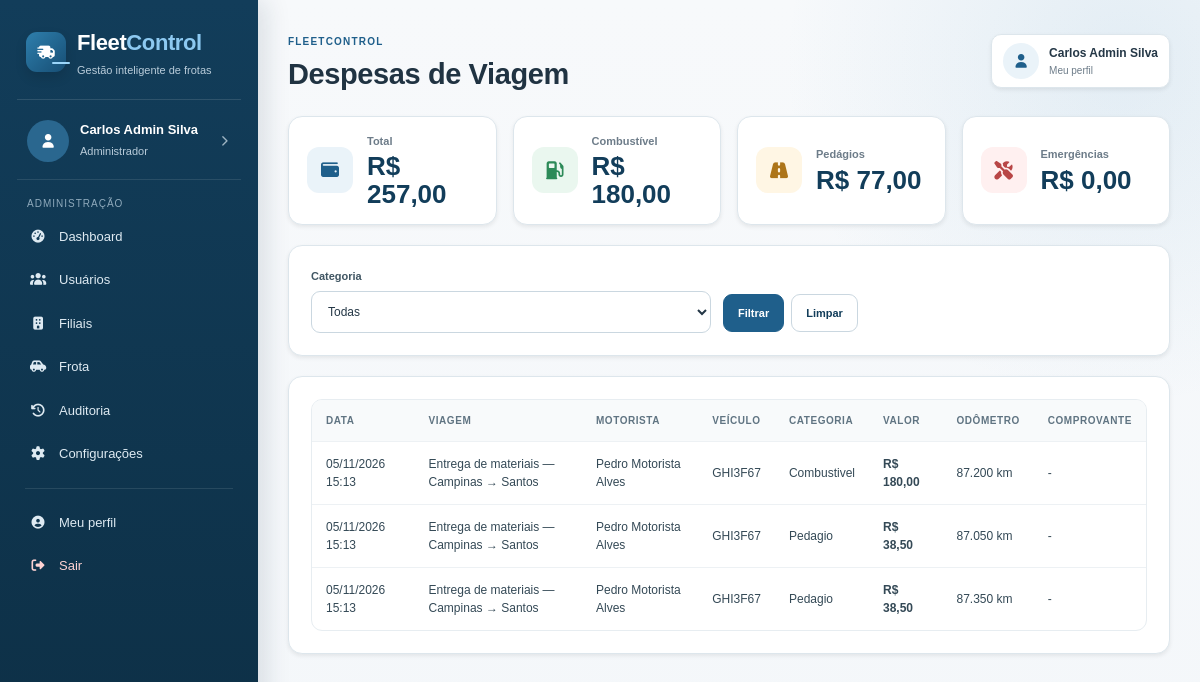
The page /gerente/despesas.php (signed in) on the database its author committed.
### tables this page shows
CREATE TABLE despesas_viagem (
    id                  INT UNSIGNED    NOT NULL AUTO_INCREMENT,
    viagem_id           INT UNSIGNED    NOT NULL,
    categoria           ENUM('combustivel','pedagio','manutencao_emergencia') NOT NULL,
    valor               DECIMAL(10,2)   NOT NULL,
    odometro_momento    INT UNSIGNED    DEFAULT NULL,
    comprovante_caminho VARCHAR(255)    DEFAULT NULL,
    lancado_em          DATETIME        NOT NULL DEFAULT CURRENT_TIMESTAMP,
    PRIMARY KEY (id),
    CONSTRAINT fk_despesa_viagem
        FOREIGN KEY (viagem_id) REFERENCES viagens(id)
        ON UPDATE CASCADE ON DELETE CASCADE
);

CREATE TABLE viagens (
    id                          INT UNSIGNED    NOT NULL AUTO_INCREMENT,
    veiculo_id                  INT UNSIGNED    NOT NULL,
    motorista_id                INT UNSIGNED    NOT NULL,
    gerente_id                  INT UNSIGNED    NOT NULL,
    filial_id                   INT UNSIGNED    DEFAULT NULL,
    descricao_rota              TEXT            NOT NULL,
    data_partida                DATETIME        NOT NULL,
    previsao_retorno            DATETIME        NOT NULL,
    retorno_real                DATETIME        DEFAULT NULL,
    status                      ENUM('agendada','em_andamento','concluida','cancelada') NOT NULL DEFAULT 'agendada',
    odometro_inicial            INT UNSIGNED    DEFAULT NULL,
    odometro_final              INT UNSIGNED    DEFAULT NULL,
    combustivel_inicial         DECIMAL(4,1)    DEFAULT NULL,
    combustivel_final           DECIMAL(4,1)    DEFAULT NULL,
    observacoes_encerramento    TEXT            DEFAULT NULL,
    criado_em                   DATETIME        NOT NULL DEFAULT CURRENT_TIMESTAMP,
    PRIMARY KEY (id),
    CONSTRAINT fk_viagem_veiculo
        FOREIGN KEY (veiculo_id)   REFERENCES veiculos(id)            ON UPDATE CASCADE,
    CONSTRAINT fk_viagem_motorista
        FOREIGN KEY (motorista_id) REFERENCES motoristas(usuario_id)  ON UPDATE CASCADE,
    CONSTRAINT fk_viagem_gerente
        FOREIGN KEY (gerente_id)   REFERENCES usuarios(id)            ON UPDATE CASCADE,
    CONSTRAINT fk_viagem_filial
        FOREIGN KEY (filial_id)    REFERENCES filiais(id)             ON UPDATE CASCADE ON DELETE SET NULL
);

CREATE TABLE usuarios (
    id                  INT UNSIGNED    NOT NULL AUTO_INCREMENT,
    nome                VARCHAR(100)    NOT NULL,
    cpf                 VARCHAR(14)     NOT NULL,
    rg                  VARCHAR(20)     DEFAULT NULL,
    email               VARCHAR(150)    NOT NULL,
    telefone            VARCHAR(20)     DEFAULT NULL,
    foto                VARCHAR(255)    DEFAULT NULL,
    senha_hash          VARCHAR(255)    NOT NULL,
    perfil              ENUM('admin','gerente','motorista') NOT NULL,
    filial_id           INT UNSIGNED    DEFAULT NULL,
    ativo               TINYINT(1)      NOT NULL DEFAULT 1,
    token_recuperacao   VARCHAR(100)    DEFAULT NULL,
    token_expiracao     DATETIME        DEFAULT NULL,
    criado_em           DATETIME        NOT NULL DEFAULT CURRENT_TIMESTAMP,
    PRIMARY KEY (id),
    UNIQUE KEY uq_usuario_cpf   (cpf),
    UNIQUE KEY uq_usuario_email (email),
    CONSTRAINT fk_usuario_filial
        FOREIGN KEY (filial_id) REFERENCES filiais(id)
        ON UPDATE CASCADE ON DELETE SET NULL
);

CREATE TABLE veiculos (
    id                      INT UNSIGNED    NOT NULL AUTO_INCREMENT,
    placa                   VARCHAR(8)      NOT NULL,
    modelo                  VARCHAR(80)     NOT NULL,
    marca                   VARCHAR(60)     NOT NULL,
    chassi                  VARCHAR(17)     NOT NULL,
    renavam                 VARCHAR(11)     NOT NULL,
    ano                     YEAR            NOT NULL,
    categoria_cnh_exigida   ENUM('A','B','C','D','E') NOT NULL DEFAULT 'B',
    odometro_inicial        INT UNSIGNED    NOT NULL DEFAULT 0,
    odometro_atual          INT UNSIGNED    NOT NULL DEFAULT 0,
    status                  ENUM('disponivel','reservado','em_transito','manutencao') NOT NULL DEFAULT 'disponivel',
    filial_id               INT UNSIGNED    DEFAULT NULL,
    ativo                   TINYINT(1)      NOT NULL DEFAULT 1,
    criado_em               DATETIME        NOT NULL DEFAULT CURRENT_TIMESTAMP,
    PRIMARY KEY (id),
    UNIQUE KEY uq_veiculo_placa   (placa),
    UNIQUE KEY uq_veiculo_chassi  (chassi),
    UNIQUE KEY uq_veiculo_renavam (renavam),
    CONSTRAINT fk_veiculo_filial
        FOREIGN KEY (filial_id) REFERENCES filiais(id)
        ON UPDATE CASCADE ON DELETE SET NULL
);

### funcoes.php (called while the page is built, shortened)
<?php
function escapar($texto)
{
    return htmlspecialchars((string) $texto, ENT_QUOTES, 'UTF-8');
}
function data_hora_br($data)
{
    return date('d/m/Y H:i', strtotime($data));
}
function moeda_br($valor)
{
    return 'R$ ' . number_format((float) $valor, 2, ',', '.');
}
?>

### gerente/despesas.php (the view, shortened to what this page needs)
<?php
include "../conexao.php";
include "../funcoes.php";
$perfil_atual = $_SESSION['usuario']['perfil'];
$visao_global = $perfil_atual === 'admin';
$filial_usuario = filial_do_usuario();
$sql_base_filtro = $visao_global ? '' : ' AND v.filial_id = ' . (int) $filial_usuario;
$total_geral = (float) $sql->query(
    "SELECT COALESCE(SUM(d.valor), 0) AS total
     FROM despesas_viagem d
     INNER JOIN viagens v ON v.id = d.viagem_id
     WHERE 1 = 1" . $sql_base_filtro
)->fetch_assoc()['total'];
$total_combustivel = (float) $sql->query(
    "SELECT COALESCE(SUM(d.valor), 0) AS total
     FROM despesas_viagem d
     INNER JOIN viagens v ON v.id = d.viagem_id
     WHERE d.categoria = 'combustivel'" . $sql_base_filtro
)->fetch_assoc()['total'];
$total_pedagio = (float) $sql->query(
    "SELECT COALESCE(SUM(d.valor), 0) AS total
     FROM despesas_viagem d
     INNER JOIN viagens v ON v.id = d.viagem_id
     WHERE d.categoria = 'pedagio'" . $sql_base_filtro
)->fetch_assoc()['total'];
$total_emergencia = (float) $sql->query(
    "SELECT COALESCE(SUM(d.valor), 0) AS total
     FROM despesas_viagem d
     INNER JOIN viagens v ON v.id = d.viagem_id
     WHERE d.categoria = 'manutencao_emergencia'" . $sql_base_filtro
)->fetch_assoc()['total'];
$sql_lista =
    "SELECT d.*, v.descricao_rota, ve.placa, u.nome AS motorista
     FROM despesas_viagem d
     INNER JOIN viagens v ON v.id = d.viagem_id
     INNER JOIN veiculos ve ON ve.id = v.veiculo_id
     INNER JOIN usuarios u ON u.id = v.motorista_id
     WHERE 1 = 1";
$sql_lista .= " ORDER BY d.lancado_em DESC";
$query = $sql->prepare($sql_lista);
$query->execute();
$lista = $query->get_result();
include '../cabecalho.php';
?>
<div class="cards cards-quatro compactos">
    <div class="card-info shadow-sm">
        <span class="card-icone"><i class="fa-solid fa-wallet"></i></span>
        <div><span>Total</span><strong><?php echo moeda_br($total_geral); ?></strong></div>
    </div>
    <div class="card-info shadow-sm">
        <span class="card-icone verde"><i class="fa-solid fa-gas-pump"></i></span>
        <div><span>Combustível</span><strong><?php echo moeda_br($total_combustivel); ?></strong></div>
    </div>
    <div class="card-info shadow-sm">
        <span class="card-icone amarelo"><i class="fa-solid fa-road"></i></span>
        <div><span>Pedágios</span><strong><?php echo moeda_br($total_pedagio); ?></strong></div>
    </div>
    <div class="card-info shadow-sm">
        <span class="card-icone vermelho"><i class="fa-solid fa-screwdriver-wrench"></i></span>
        <div><span>Emergências</span><strong><?php echo moeda_br($total_emergencia); ?></strong></div>
    </div>
</div>
<div class="painel shadow-sm">
    <form method="GET" class="filtros">
        <div class="input-box">
            <label for="categoria">Categoria</label>
            <select id="categoria" name="categoria">
                <option value="">Todas</option>
            </select>
        </div>
        <div class="filtro-acoes">
            <button class="botao botao-principal" type="submit">Filtrar</button>
            <a href="despesas.php" class="botao botao-secundario">Limpar</a>
        </div>
    </form>
</div>
<div class="painel shadow-sm">
    <div class="tabela-wrap">
        <table>
            <thead>
                <tr>
                    <th>Data</th>
                    <th>Viagem</th>
                    <th>Motorista</th>
                    <th>Veículo</th>
                    <th>Categoria</th>
                    <th>Valor</th>
                    <th>Odômetro</th>
                    <th>Comprovante</th>
                </tr>
            </thead>
            <tbody>
                <?php while ($despesa = $lista->fetch_assoc()): ?>
                    <tr>
                        <td><?php echo data_hora_br($despesa['lancado_em']); ?></td>
                        <td><?php echo escapar($despesa['descricao_rota']); ?></td>
                        <td><?php echo escapar($despesa['motorista']); ?></td>
                        <td><?php echo escapar($despesa['placa']); ?></td>
                        <td><?php echo escapar(ucfirst(str_replace('_', ' ', $despesa['categoria']))); ?></td>
                        <td><strong><?php echo moeda_br($despesa['valor']); ?></strong></td>
                        <td><?php echo $despesa['odometro_momento'] ? number_format($despesa['odometro_momento'], 0, ',', '.') . ' km' : '-'; ?></td>
                        <td><?php echo $despesa['comprovante_caminho'] ? 'Anexado' : '-'; ?></td>
                    </tr>
                <?php endwhile; ?>
            </tbody>
        </table>
    </div>
</div>
<?php
include '../rodape.php';
?>

### css/style.css (style rules this page uses)
:root { --azul: #1f5f8b; --azul-hover: #174e74; --azul-escuro: #123d5a; --azul-muito-escuro: #0d2f45; --azul-claro: #eaf3f9; --azul-borda: #cfe0eb; --fundo: #f4f7fa; --branco: #ffffff; --texto: #243746; --texto-claro: #6d7c89; --borda: #dde6ec; --borda-forte: #cad7e0; --verde: #2c8a58; --verde-claro: #eaf7ef; --amarelo: #ad7519; --amarelo-claro: #fff6e4; --vermelho: #b84646; --vermelho-claro: #fff0f0; --cinza-claro: #f7f9fb; --sombra: 0 .5rem 1.2rem rgba(25, 55, 75, .08); --sombra-forte: 0 .8rem 2rem rgba(25, 55, 75, .12); --raio: 14px; --raio-menor: 9px; }
* { box-sizing: border-box; }
html { scroll-behavior: smooth; }
body { margin: 0; color: var(--texto); background: var(--fundo); font-family: Arial, Helvetica, sans-serif; font-size: 14px; line-height: 1.5; }
body, button, input, select, textarea { font-family: Arial, Helvetica, sans-serif; }
a { color: inherit; text-decoration: none; }
button, a, input, select, textarea { -webkit-tap-highlight-color: transparent; }
.painel, .card-info, .recurso-card, .viagem-card { border: 1px solid var(--borda); background: var(--branco); border-radius: var(--raio); }
.painel { padding: 22px; margin-bottom: 20px; }
.cards { display: grid; grid-template-columns: repeat(4, minmax(0, 1fr)); gap: 16px; margin-bottom: 20px; }
.cards-quatro { grid-template-columns: repeat(4, minmax(0, 1fr)); }
.cards.compactos .card-info, .cards-quatro.compactos .card-info, .cards-tres.compactos .card-info { min-height: 96px; padding: 16px 18px; }
.card-info { min-height: 116px; padding: 19px; display: flex; align-items: center; gap: 14px; box-shadow: var(--sombra); transition: transform .18s ease, box-shadow .18s ease, border-color .18s ease; }
.card-icone, .recurso-icone, .atividade-icone, .nivel-icone, .check-item-icone { display: inline-flex; align-items: center; justify-content: center; flex: 0 0 auto; color: var(--azul); background: var(--azul-claro); }
.card-icone { width: 46px; height: 46px; border-radius: 12px; font-size: 18px; }
.card-icone.verde { color: var(--verde); background: var(--verde-claro); }
.card-icone.amarelo { color: var(--amarelo); background: var(--amarelo-claro); }
.card-icone.vermelho { color: var(--vermelho); background: var(--vermelho-claro); }
.card-info > div { min-width: 0; }
.card-info span:not(.card-icone) { display: block; color: var(--texto-claro); font-size: 11px; font-weight: 700; }
.card-info strong { display: block; margin-top: 4px; color: var(--azul-escuro); font-size: 26px; line-height: 1.05; }
.tabela-wrap { width: 100%; overflow-x: auto; border: 1px solid #e7edf1; border-radius: 11px; background: #fff; }
table { width: 100%; border-collapse: collapse; min-width: 760px; }
th, td { padding: 13px 14px; text-align: left; vertical-align: middle; border-bottom: 1px solid #edf1f4; }
th { color: #607482; background: #f8fafb; font-size: 10px; font-weight: 700; text-transform: uppercase; letter-spacing: .55px; white-space: nowrap; }
td { color: #344956; font-size: 12px; }
tbody tr:last-child td { border-bottom: 0; }
.botao { min-height: 38px; padding: 9px 14px; display: inline-flex; align-items: center; justify-content: center; gap: 7px; border: 1px solid transparent; border-radius: 9px; cursor: pointer; font-size: 11px; font-weight: 700; line-height: 1.2; transition: transform .16s ease, background-color .16s ease, border-color .16s ease, box-shadow .16s ease; }
.botao-principal { color: #fff; background: var(--azul); border-color: var(--azul); }
.botao-secundario { color: var(--azul-escuro); background: #fff; border-color: var(--borda-forte); }
.input-box { min-width: 0; }
.input-box label { display: flex; align-items: baseline; gap: 6px; margin-bottom: 7px; color: #405663; font-size: 11px; font-weight: 700; }
.input-box input, .input-box select, .input-box textarea { width: 100%; min-height: 42px; padding: 10px 12px; color: var(--texto); border: 1px solid var(--borda-forte); border-radius: 9px; outline: none; background: #fff; font-size: 12px; transition: border-color .16s ease, box-shadow .16s ease, background-color .16s ease; }
.filtros { display: grid; grid-template-columns: minmax(210px, 1.5fr) repeat(2, minmax(150px, .75fr)) auto; gap: 12px; align-items: end; }
.filtro-acoes { display: flex; align-items: center; gap: 7px; padding-bottom: 1px; }

### rows shown on the page
despesas_viagem: lancado_em "05/11/2026 15:13", viagem.descricao_rota "Entrega de materiais — Campinas → Santos", usuarios.nome "Pedro Motorista Alves", veiculos.placa "GHI3F67", categoria "Combustivel", valor "R$ 180,00", odometro_momento "87.200"
despesas_viagem: lancado_em "05/11/2026 15:13", viagem.descricao_rota "Entrega de materiais — Campinas → Santos", usuarios.nome "Pedro Motorista Alves", veiculos.placa "GHI3F67", categoria "Pedagio", valor "R$ 38,50", odometro_momento "87.050"
despesas_viagem: lancado_em "05/11/2026 15:13", viagem.descricao_rota "Entrega de materiais — Campinas → Santos", usuarios.nome "Pedro Motorista Alves", veiculos.placa "GHI3F67", categoria "Pedagio", valor "R$ 38,50", odometro_momento "87.350"

### other values the page prints
escapar($nome_atual) "Carlos Admin Silva"
escapar(perfil_nome($perfil_atual)) "Administrador"
escapar($titulo) "Despesas de Viagem"
escapar($_SESSION['usuario']['nome'] ?? 'Usuário') "Carlos Admin Silva"
moeda_br($total_geral) "R$ 257,00"
moeda_br($total_combustivel) "R$ 180,00"
moeda_br($total_pedagio) "R$ 77,00"
moeda_br($total_emergencia) "R$ 0,00"
